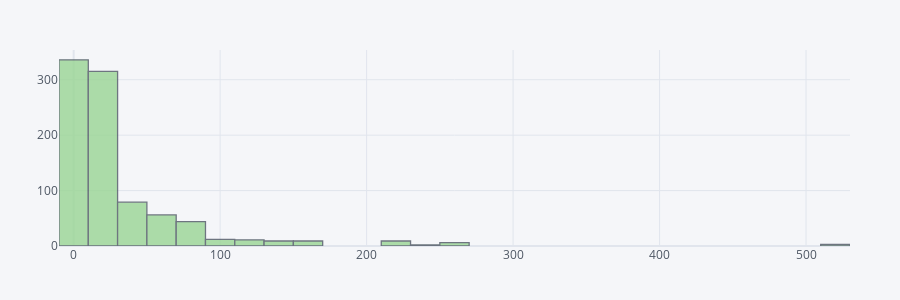

Notebook code cell kept with this figure:
### Code cell
train['Fare'].iplot(kind = 'hist', bins = 50)

### Figure 1 — Plotly figure (JSON) as saved in the notebook; plotly's stock layout.template omitted (floating-point values rounded to 4 significant figures; data arrays with more than 128 entries replaced by an {"elided": "..."} marker saying what was removed)
{"data": [{"histfunc": "count", "histnorm": "", "marker": {"color": "rgba(153, 213, 148, 1.0)", "line": {"color": "#4D5663", "width": 1.3}}, "name": "Fare", "nbinsx": 50, "opacity": 0.8, "orientation": "v", "type": "histogram", "x": {"elided": "891 float values"}}], "layout": {"barmode": "overlay", "height": 300, "legend": {"bgcolor": "#F5F6F9", "font": {"color": "#4D5663"}}, "margin": {"b": 50, "l": 50, "r": 50, "t": 50}, "paper_bgcolor": "#F5F6F9", "plot_bgcolor": "#F5F6F9", "title": {"font": {"color": "#4D5663"}, "x": 0.5}, "xaxis": {"gridcolor": "#E1E5ED", "showgrid": true, "tickfont": {"color": "#4D5663"}, "title": {"font": {"color": "#4D5663"}, "text": ""}, "zerolinecolor": "#E1E5ED"}, "yaxis": {"gridcolor": "#E1E5ED", "showgrid": true, "tickfont": {"color": "#4D5663"}, "title": {"font": {"color": "#4D5663"}, "text": ""}, "zerolinecolor": "#E1E5ED"}}}
